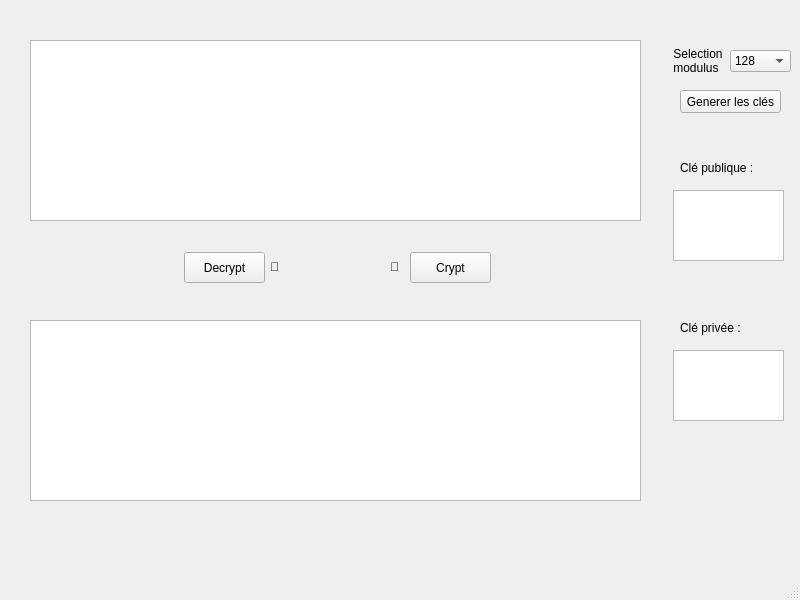
<?xml version="1.0" encoding="UTF-8"?>
<ui version="4.0">
 <class>MainWindow</class>
 <widget class="QMainWindow" name="MainWindow">
  <property name="geometry">
   <rect>
    <x>0</x>
    <y>0</y>
    <width>800</width>
    <height>600</height>
   </rect>
  </property>
  <property name="windowTitle">
   <string>MainWindow</string>
  </property>
  <widget class="QWidget" name="centralwidget">
   <widget class="QTextEdit" name="TE_cleartext">
    <property name="geometry">
     <rect>
      <x>30</x>
      <y>40</y>
      <width>611</width>
      <height>181</height>
     </rect>
    </property>
    <property name="html">
     <string>&lt;!DOCTYPE HTML PUBLIC &quot;-//W3C//DTD HTML 4.0//EN&quot; &quot;http://www.w3.org/TR/REC-html40/strict.dtd&quot;&gt;
&lt;html&gt;&lt;head&gt;&lt;meta name=&quot;qrichtext&quot; content=&quot;1&quot; /&gt;&lt;style type=&quot;text/css&quot;&gt;
p, li { white-space: pre-wrap; }
&lt;/style&gt;&lt;/head&gt;&lt;body style=&quot; font-family:'MS Shell Dlg 2'; font-size:8.25pt; font-weight:400; font-style:normal;&quot;&gt;
&lt;p style=&quot;-qt-paragraph-type:empty; margin-top:0px; margin-bottom:0px; margin-left:0px; margin-right:0px; -qt-block-indent:0; text-indent:0px;&quot;&gt;&lt;br /&gt;&lt;/p&gt;&lt;/body&gt;&lt;/html&gt;</string>
    </property>
   </widget>
   <widget class="QTextEdit" name="TE_cryptedtext">
    <property name="geometry">
     <rect>
      <x>30</x>
      <y>320</y>
      <width>611</width>
      <height>181</height>
     </rect>
    </property>
    <property name="html">
     <string>&lt;!DOCTYPE HTML PUBLIC &quot;-//W3C//DTD HTML 4.0//EN&quot; &quot;http://www.w3.org/TR/REC-html40/strict.dtd&quot;&gt;
&lt;html&gt;&lt;head&gt;&lt;meta name=&quot;qrichtext&quot; content=&quot;1&quot; /&gt;&lt;style type=&quot;text/css&quot;&gt;
p, li { white-space: pre-wrap; }
&lt;/style&gt;&lt;/head&gt;&lt;body style=&quot; font-family:'MS Shell Dlg 2'; font-size:8.25pt; font-weight:400; font-style:normal;&quot;&gt;
&lt;p style=&quot;-qt-paragraph-type:empty; margin-top:0px; margin-bottom:0px; margin-left:0px; margin-right:0px; -qt-block-indent:0; text-indent:0px;&quot;&gt;&lt;br /&gt;&lt;/p&gt;&lt;/body&gt;&lt;/html&gt;</string>
    </property>
   </widget>
   <widget class="QPushButton" name="PB_decrypt">
    <property name="geometry">
     <rect>
      <x>184</x>
      <y>252</y>
      <width>81</width>
      <height>31</height>
     </rect>
    </property>
    <property name="text">
     <string>Decrypt</string>
    </property>
   </widget>
   <widget class="QPushButton" name="PB_crypt">
    <property name="geometry">
     <rect>
      <x>410</x>
      <y>252</y>
      <width>81</width>
      <height>31</height>
     </rect>
    </property>
    <property name="text">
     <string>Crypt</string>
    </property>
   </widget>
   <widget class="QLabel" name="label">
    <property name="geometry">
     <rect>
      <x>270</x>
      <y>260</y>
      <width>47</width>
      <height>13</height>
     </rect>
    </property>
    <property name="text">
     <string>🔼</string>
    </property>
   </widget>
   <widget class="QLabel" name="label_2">
    <property name="geometry">
     <rect>
      <x>390</x>
      <y>260</y>
      <width>47</width>
      <height>13</height>
     </rect>
    </property>
    <property name="text">
     <string>🔽</string>
    </property>
   </widget>
   <widget class="QPushButton" name="PB_gen_keys">
    <property name="geometry">
     <rect>
      <x>680</x>
      <y>90</y>
      <width>101</width>
      <height>23</height>
     </rect>
    </property>
    <property name="text">
     <string>Generer les clés</string>
    </property>
   </widget>
   <widget class="QTextEdit" name="TE_pubkey">
    <property name="geometry">
     <rect>
      <x>673</x>
      <y>190</y>
      <width>111</width>
      <height>71</height>
     </rect>
    </property>
    <property name="acceptDrops">
     <bool>true</bool>
    </property>
    <property name="readOnly">
     <bool>true</bool>
    </property>
   </widget>
   <widget class="QTextEdit" name="TE_privkey">
    <property name="geometry">
     <rect>
      <x>673</x>
      <y>350</y>
      <width>111</width>
      <height>71</height>
     </rect>
    </property>
    <property name="acceptDrops">
     <bool>true</bool>
    </property>
    <property name="readOnly">
     <bool>true</bool>
    </property>
   </widget>
   <widget class="QComboBox" name="CB_nbit">
    <property name="geometry">
     <rect>
      <x>730</x>
      <y>50</y>
      <width>61</width>
      <height>22</height>
     </rect>
    </property>
    <item>
     <property name="text">
      <string>128</string>
     </property>
    </item>
    <item>
     <property name="text">
      <string>256</string>
     </property>
    </item>
    <item>
     <property name="text">
      <string>512</string>
     </property>
    </item>
    <item>
     <property name="text">
      <string>1024</string>
     </property>
    </item>
    <item>
     <property name="text">
      <string>2048</string>
     </property>
    </item>
    <item>
     <property name="text">
      <string>4096</string>
     </property>
    </item>
    <item>
     <property name="text">
      <string>8192</string>
     </property>
    </item>
    <item>
     <property name="text">
      <string>16 384</string>
     </property>
    </item>
   </widget>
   <widget class="QLabel" name="label_3">
    <property name="geometry">
     <rect>
      <x>670</x>
      <y>40</y>
      <width>61</width>
      <height>41</height>
     </rect>
    </property>
    <property name="text">
     <string> Selection 
 modulus</string>
    </property>
   </widget>
   <widget class="QLabel" name="label_4">
    <property name="geometry">
     <rect>
      <x>680</x>
      <y>160</y>
      <width>101</width>
      <height>16</height>
     </rect>
    </property>
    <property name="text">
     <string>Clé publique :</string>
    </property>
   </widget>
   <widget class="QLabel" name="label_5">
    <property name="geometry">
     <rect>
      <x>680</x>
      <y>320</y>
      <width>101</width>
      <height>16</height>
     </rect>
    </property>
    <property name="text">
     <string>Clé privée : </string>
    </property>
   </widget>
  </widget>
  <widget class="QMenuBar" name="menubar">
   <property name="geometry">
    <rect>
     <x>0</x>
     <y>0</y>
     <width>800</width>
     <height>21</height>
    </rect>
   </property>
  </widget>
  <widget class="QStatusBar" name="statusbar"/>
  <action name="act_crypt">
   <property name="text">
    <string>crypt</string>
   </property>
  </action>
  <action name="act_decrypt">
   <property name="text">
    <string>decrypt</string>
   </property>
  </action>
  <action name="act_gen_keys">
   <property name="text">
    <string>gen_keys</string>
   </property>
  </action>
  <action name="act_cle_pub">
   <property name="text">
    <string>cle_pub</string>
   </property>
  </action>
 </widget>
 <resources/>
 <connections>
  <connection>
   <sender>PB_crypt</sender>
   <signal>clicked()</signal>
   <receiver>act_crypt</receiver>
   <slot>trigger()</slot>
   <hints>
    <hint type="sourcelabel">
     <x>470</x>
     <y>288</y>
    </hint>
    <hint type="destinationlabel">
     <x>-1</x>
     <y>-1</y>
    </hint>
   </hints>
  </connection>
  <connection>
   <sender>PB_decrypt</sender>
   <signal>clicked()</signal>
   <receiver>act_decrypt</receiver>
   <slot>trigger()</slot>
   <hints>
    <hint type="sourcelabel">
     <x>244</x>
     <y>288</y>
    </hint>
    <hint type="destinationlabel">
     <x>-1</x>
     <y>-1</y>
    </hint>
   </hints>
  </connection>
  <connection>
   <sender>PB_gen_keys</sender>
   <signal>clicked()</signal>
   <receiver>act_gen_keys</receiver>
   <slot>trigger()</slot>
   <hints>
    <hint type="sourcelabel">
     <x>737</x>
     <y>102</y>
    </hint>
    <hint type="destinationlabel">
     <x>-1</x>
     <y>-1</y>
    </hint>
   </hints>
  </connection>
 </connections>
</ui>
